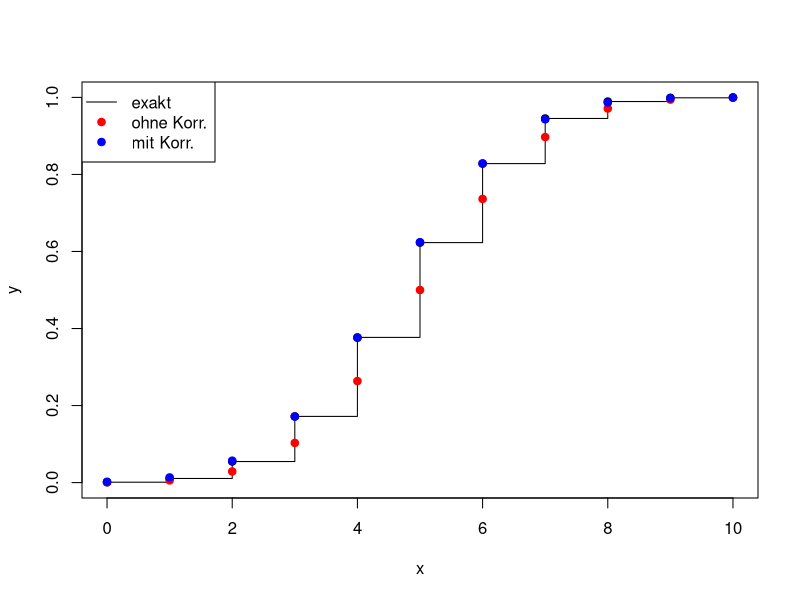

Write the R code that produced this figure.
## Moivre Laplace
####################################################

n <- 10
p <- 0.5
x <- 0:n  ## Werte der Verteilung

## exakte Binomial-Wahrscheinlichkeiten (in schwarz)
y <- pbinom(x, n , p)
plot(x,y,type="s",ylim=c(0,1)) 
points(x,y,pch=19) 

## Moivre-Laplace - ohne Korrektur (rot)
approx <- (x-n*p)/sqrt(n*p*(1-p))
y1 <- pnorm(approx)
points(x,y1,pch=19, col="red")

## Moivre-Laplace - mit Stetigkeitskorrektur (blau)
approx.stet <- (x+0.5-n*p)/sqrt(n*p*(1-p))
y1.stet <- pnorm(approx.stet)
points(x,y1.stet,pch=19, col="blue")
legend("topleft",c("exakt","ohne Korr.","mit Korr."),
       col=c("black","red","blue"),pch=c(NA,19,19),lwd=c(1,NA,NA))
